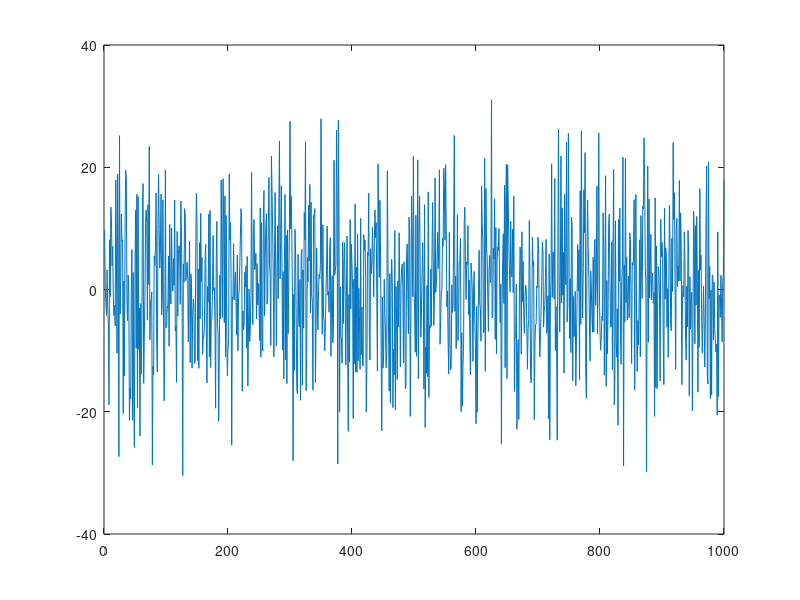

Reproduce this figure in MATLAB.
clc, clear, close all;
% Vector de ruido de 1000 elementos, 0.5W de potencia sobre una carga de
% 100Ohm
ruido = wgn(1000,1, 0.5, 100);
plot(ruido);